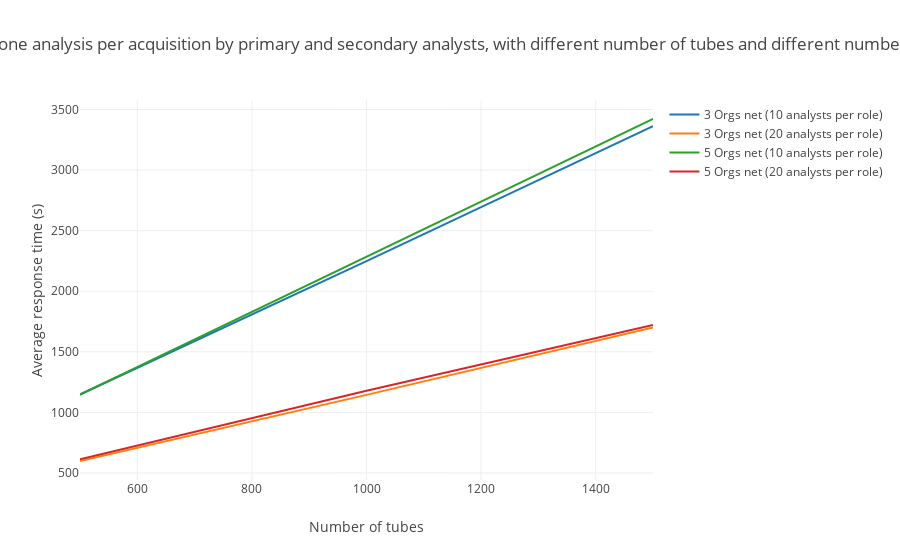

The notebook cell this image was saved under:
### Markdown cell above
### Elapsed time adding two analyses per acquisition with different number of analysts (250 KB file size)

### Code cell
# 3 Orgs net data
threeOrgs10 = [1148.1137, 2248.1675, 3363.0079]
threeOrgs20 = [598.9733, 1144.5899, 1702.0179]
# 5 Orgs net data
fiveOrgs10 = [1146.1426, 2280.5195, 3421.8409]
fiveOrgs20 = [612.9806, 1179.4412, 1721.3345]

#totalAnalysis("250 KB", threeOrgs10, threeOrgs20)
totalAnalysis("250 KB", threeOrgs10, threeOrgs20, fiveOrgs10, fiveOrgs20)

### Figure 1 — Plotly figure (JSON) as saved in the notebook; plotly's stock layout.template omitted (floating-point values rounded to 4 significant figures)
{"data": [{"mode": "lines", "name": "3 Orgs net (10 analysts per role)", "type": "scatter", "uid": "378f2692-a5b0-4f5e-a532-5f8a7832f844", "x": [500, 1000, 1500], "y": [1148.0, 2248.0, 3363.0]}, {"mode": "lines", "name": "3 Orgs net (20 analysts per role)", "type": "scatter", "uid": "94373e93-533e-4fb9-a487-0d3c6479d3e4", "x": [500, 1000, 1500], "y": [599.0, 1145.0, 1702.0]}, {"mode": "lines", "name": "5 Orgs net (10 analysts per role)", "type": "scatter", "uid": "d017f129-67d0-4c76-8cb2-9a18094c0dc6", "x": [500, 1000, 1500], "y": [1146.0, 2281.0, 3422.0]}, {"mode": "lines", "name": "5 Orgs net (20 analysts per role)", "type": "scatter", "uid": "9fa69158-fa9e-4734-aa26-505cc5161aeb", "x": [500, 1000, 1500], "y": [613.0, 1179.0, 1721.0]}], "layout": {"barmode": "group", "title": {"text": "Elapsed time adding one analysis per acquisition by primary and secondary analysts, with different number of tubes and different number of analysts (250 KB)"}, "xaxis": {"range": [500, 1500], "title": {"text": "Number of tubes"}}, "yaxis": {"title": {"text": "Average response time (s)"}}}}
